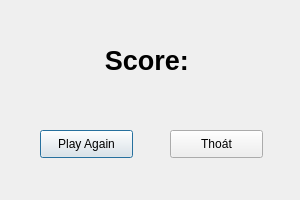
<?xml version="1.0" encoding="UTF-8"?>
<ui version="4.0">
 <class>Dialog</class>
 <widget class="QDialog" name="Dialog">
  <property name="geometry">
   <rect>
    <x>0</x>
    <y>0</y>
    <width>300</width>
    <height>200</height>
   </rect>
  </property>
  <property name="windowTitle">
   <string>Dialog</string>
  </property>
  <widget class="QPushButton" name="pushButton">
   <property name="geometry">
    <rect>
     <x>40</x>
     <y>130</y>
     <width>93</width>
     <height>28</height>
    </rect>
   </property>
   <property name="text">
    <string>Play Again</string>
   </property>
  </widget>
  <widget class="QPushButton" name="pushButton_2">
   <property name="geometry">
    <rect>
     <x>170</x>
     <y>130</y>
     <width>93</width>
     <height>28</height>
    </rect>
   </property>
   <property name="text">
    <string>Thoát</string>
   </property>
  </widget>
  <widget class="QLabel" name="label">
   <property name="geometry">
    <rect>
     <x>50</x>
     <y>30</y>
     <width>201</width>
     <height>61</height>
    </rect>
   </property>
   <property name="font">
    <font>
     <pointsize>20</pointsize>
     <weight>75</weight>
     <bold>true</bold>
    </font>
   </property>
   <property name="text">
    <string>Score: </string>
   </property>
   <property name="alignment">
    <set>Qt::AlignCenter</set>
   </property>
  </widget>
 </widget>
 <resources/>
 <connections/>
</ui>
